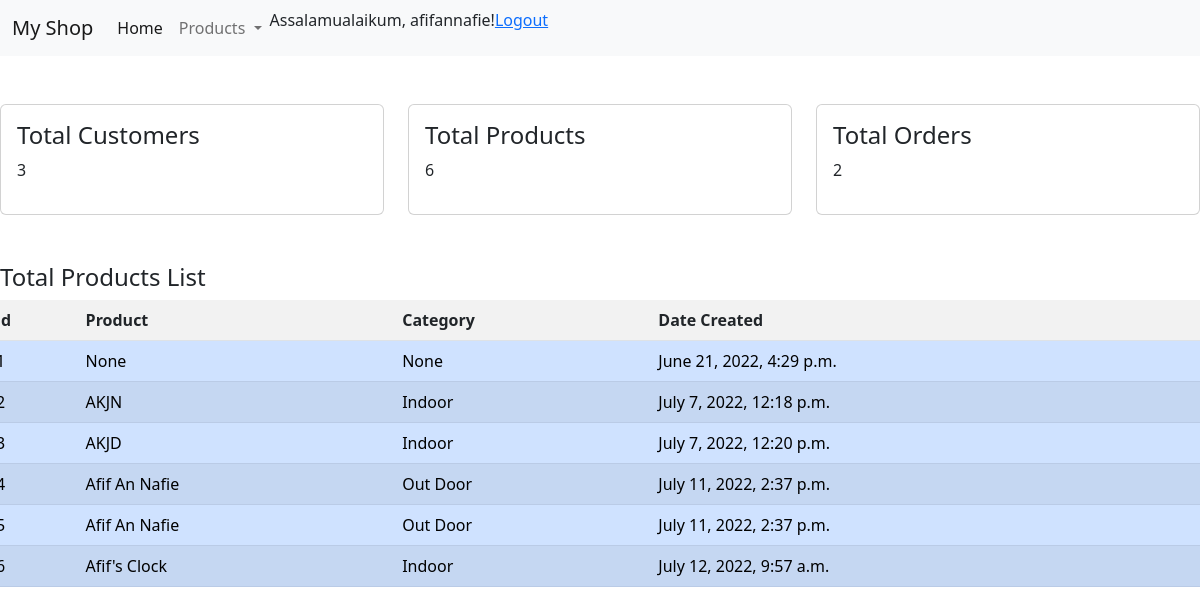
The app's page / (signed in) with its own data.
### shop/models.py (models this page shows, shortened)
class Product(models.Model):
    CATEGORY = (
        ('Indoor', 'Indoor'),
        ('Out Door', 'Out Door'),
    )
    name = models.CharField(max_length=100, null=True)
    price = models.DecimalField(max_digits=8, decimal_places=2, default=0.00)
    category = models.CharField(max_length=250, null=True, choices=CATEGORY)
    description = models.TextField(max_length=1000, null=True, blank=True)
    date_created = models.DateTimeField(
        auto_now_add=True, null=True, blank=True)
    tag = models.ManyToManyField(Tag)
    image = models.ImageField(
        upload_to="images/category/", max_length=300, blank=True)

### shop/decotators.py (the view)
        def wrapper_func(request, *args, **kwargs):
            group = None
            if request.user.groups.exists():
                group = request.user.groups.all()[0].name
            if group in allowed_roles:
                return view_func(request, *args, **kwargs)
            else:
                return HttpResponse("404, You are not allowed to this page.")

### shop/decotators.py (called while the page is built)
def allowed_user(allowed_roles=[]):
    def decorator(view_func):
        def wrapper_func(request, *args, **kwargs):
            group = None
            if request.user.groups.exists():
                group = request.user.groups.all()[0].name
            if group in allowed_roles:
                return view_func(request, *args, **kwargs)
            else:
                return HttpResponse("404, You are not allowed to this page.")
        return wrapper_func
    return decorator

### shop/views.py (called while the page is built)
@login_required(login_url="/login")
@allowed_user(allowed_roles=['admin', 'customer', 'manager'])
def index(request):
    products = Product.objects.all()
    customers = Customer.objects.all()
    orders = Order.objects.all()
    total_products = len(products)
    total_customers = len(customers)
    total_orders = len(orders)
    context = {
        "products": products,
        "total_customers": total_customers,
        "total_orders": total_orders,
        "total_products": total_products
    }
    return render(request, "index.html", context=context)

### templates/index.html (shortened to what this page needs)
{% extends 'main.html' %}
{% block content %}
<div class="row mt-5">
    <div class="col-md">
        <div class="card card-body">
            <h4>Total Customers</h4>
            <p>{{ total_customers }}</p>
        </div>
    </div>
    <div class="col-md">
        <div class="card card-body">
            <h4>Total Products</h4>
            <p>{{ total_products }}</p>
        </div>
    </div>
    <div class="col-md">
        <div class="card card-body">
            <h4>Total Orders</h4>
            <p>{{ total_orders }}</p>
        </div>
    </div>
</div>
<div class="row mt-5">
    <h4>Total Products List</h4>
    <table class="table table-striped">
        <tr class="">
            <th>id</th>
            <th>Product</th>
            <th>Category</th>
            <th>Date Created</th>
        </tr>
        {% for product in products %}
        <tr>
            <td class="table-primary">{{ product.id }}</td>
            <td class="table-primary">{{ product.name }}</td>
            <td class="table-primary">{{ product.category }}</td>
            <td class="table-primary">{{ product.date_created }}</td>
        </tr>
        {% endfor %}
    </table>
</div>
{% endblock %}

### templates/main.html (shortened to what this page needs)
<!DOCTYPE html>
<html lang="en">
<head>
  <link href="https://cdn.jsdelivr.net/npm/bootstrap@5.2.0-beta1/dist/css/bootstrap.min.css" rel="stylesheet"
>
</head>
<body>
  {% include 'navbar.html' %}
  {% block content %}{% endblock %}
</body>
</html>

### templates/navbar.html (shortened to what this page needs)
<nav class="navbar navbar-expand-lg bg-light">
    <div class="container-fluid">
        <a class="navbar-brand" href="">My Shop</a>
        <div class="collapse navbar-collapse" id="navbarSupportedContent">
            <ul class="navbar-nav me-auto mb-2 mb-lg-0">
                <li class="nav-item">
                    <a class="nav-link active" aria-current="page" href="{% url 'home' %}">Home</a>
                </li>
                <li class="nav-item dropdown">
                    <a class="nav-link dropdown-toggle" href="" id="navbarDropdown" role="button"
                        data-bs-toggle="dropdown" aria-expanded="false">
                        Products
                    </a>
                </li>
                <li class="nav-item">
                    <span>Assalamualaikum, {{ request.user }}!</span>
                </li>
                <li class="nav-item">
                    <a href="{% url 'logout' %}">Logout</a>
                </li>
            </ul>
        </div>
    </div>
</nav>

### records on screen
Product: name "None", category "None", date_created "June 21, 2022, 4:29 p.m."
Product: name "AKJN", category "Indoor", date_created "July 7, 2022, 12:18 p.m."
Product: name "AKJD", category "Indoor", date_created "July 7, 2022, 12:20 p.m."
Product: name "Afif An Nafie", category "Out Door", date_created "July 11, 2022, 2:37 p.m."
Product: name "Afif An Nafie", category "Out Door", date_created "July 11, 2022, 2:37 p.m."
Product: name "Afif's Clock", category "Indoor", date_created "July 12, 2022, 9:57 a.m."

### other values on screen
{{ request.user }} "afifannafie"
{{ total_customers }} "3"
{{ total_products }} "6"
{{ total_orders }} "2"
